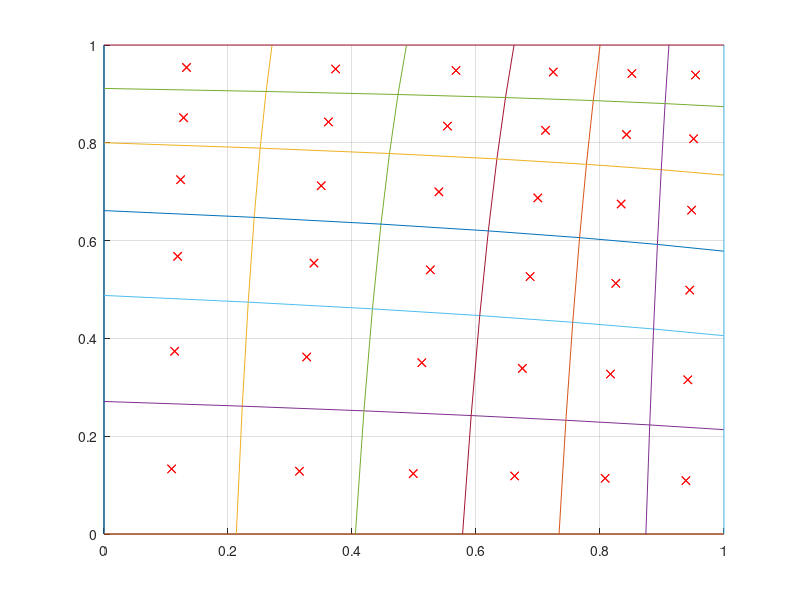

This chart was generated by the following MATLAB code:
clc
clear all
close all
%SOL=@(x,y) sin(pi*x)*sin(pi*y);
%MSOL=@(x,y) -2*pi^2*sin(pi*x)*sin(pi*y);
SOL=@(x,y) sin(pi/2*x)*cos(pi/2*y);
MSOL=@(x,y) -1*pi^2/2*sin(pi/2*x)*cos(pi/2*y);
DIF=1.0;
XMIN=0.0;
XMAX=1.0;
YMIN=0.0;
YMAX=1.0;
ALPHAX1=0.9;
ALPHAX2=0.8;
ALPHAY1=0.8;
ALPHAY2=0.9;
N=6; % KV's in einer Koordinatenrichtung, macht N^2 KV gesamt
NN=N*N;

% Randwerte
X = zeros(N+1);
for I=1:N+1
  X1 = XMIN + (ALPHAX1^(I-1)-1)/(ALPHAX1^N-1)*(XMAX-XMIN);
  X2 = XMIN + (ALPHAX2^(I-1)-1)/(ALPHAX2^N-1)*(XMAX-XMIN);
  X(I,:) = linspace(X1, X2, N+1);
end
% Interpolation


Y = zeros(N+1);
for I=1:N+1
  Y1 = YMIN + (ALPHAY1^(I-1)-1)/(ALPHAY1^N-1)*(YMAX-YMIN);
  Y2 = YMIN + (ALPHAY2^(I-1)-1)/(ALPHAY2^N-1)*(YMAX-YMIN);
  Y(:,I) = linspace(Y1,Y2,N+1);
end

% plot mesh
figure;
hold on;
grid on;
for I=1:N+1
  plot(X(I,:), Y(I,:));
  plot(X(:,I), Y(:,I));
end

% cell middle points
Xm=zeros(N);
for I=1:N
  for J=1:N
    XM(I,J) = (X(I,J)+X(I+1,J)+X(I,J+1)+X(I+1,J+1))/4;
  end
end
YM=zeros(N);
for I=1:N
  for J=1:N
    YM(I,J) = (Y(I,J)+Y(I+1,J)+Y(I,J+1)+Y(I+1,J+1))/4;
  end
end

for I=1:N
  plot(XM(I,:), YM(I,:),'rx');
  plot(XM(:,I), YM(:,I),'rx');
end

%NDIVS = 3;
%% N halbieren
%for j=1:NDIVS
%idx =1;
%X2=0;
%for i=1:length(X)+1
  %if mod(i, 2)==1
    %X2(idx)=X(i);
    %idx=idx+1;
  %end
%end
%X=X2;
%N=length(X)-1;
%end

%for j=1:NDIVS
%idx =1;
%Y2=0;
%for i=1:length(Y)+1
  %if mod(i, 2)==1
    %Y2(idx)=Y(i);
    %idx=idx+1;
  %end
%end
%Y=Y2;
%N=length(Y)-1;
%end
%NN=N*N;

%XC = (X(1:N)+X(2:N+1))/2;
%YC = (Y(1:N)+Y(2:N+1))/2;
%XCR = [XMIN, XC, XMAX];
%YCR = [YMIN, YC, YMAX];

%%%% ANALYTISCHE LÖSUNG
%TA = zeros(N, N);
%for I=1:N
  %for J=1:N
    %TA(I, J)=SOL(XC(I), YC(J));
  %end
%end

%figure(1)
%surf(XC, YC, TA');
%title('Analytische Loesung')
%xlabel('X')
%ylabel('Y')

%%%% FVM Lösung

%% Randbedingungen
%for I=1:N RBS(I)=SOL(XC(I), 0); end
%for I=1:N RBN(I)=SOL(XC(I), 1); end
%for I=1:N RBE(I)=SOL(1, YC(I)); end
%for I=1:N RBW(I)=SOL(0, YC(I)); end

%% Koeffizienten speichern
%AP = zeros(N);
%AE = zeros(N);
%AN = zeros(N);
%AW = zeros(N);
%AS = zeros(N);

%for I=1:N
  %for J=1:N
    %DX = X(I+1)-X(I);
    %DY = Y(J+1)-Y(J);

    %DXE = XCR(I+2)-XCR(I+1);
    %DXW = XCR(I+1)-XCR(I);

    %DYN = YCR(J+2)-YCR(J+1);
    %DYS = YCR(J+1)-YCR(J);

    %AE(I,J) = DIF*DY/DXE;
    %AW(I,J) = DIF*DY/DXW;
    %AN(I,J) = DIF*DX/DYN;
    %AS(I,J) = DIF*DX/DYS;

    %AP(I,J) = -AE(I,J)-AN(I,J)-AW(I,J)-AS(I,J);
  %end
%end

%% Gesamtgleichungssystem aufstellen
%A = zeros(NN);
%b = zeros(NN, 1);

%for J=1:N
  %for I=1:N
    %IDX = (J-1)*N + I;

    %DX = X(I+1)-X(I);
    %DY = Y(J+1)-Y(J);
    %b(IDX) = MSOL(XC(I),YC(J))*DX*DY;

    %% Hauptdiagonale
    %A(IDX, IDX) = AP(I,J);

    %% Westliche Nebendiagonale
    %if mod(IDX,N)==1
      %b(IDX) = b(IDX)-AW(I,J)*RBW(J);
    %else
      %A(IDX, IDX-1) = AW(I,J);
    %end

    %% Östliche Nebendiagonale
    %if mod(IDX,N)==0
      %b(IDX) = b(IDX)-AE(I,J)*RBE(J);
    %else
      %A(IDX, IDX+1) = AE(I,J);
    %end

    %% Nördliche Nebendiagonale
    %if IDX > NN-N
      %b(IDX) = b(IDX)-AN(I,J)*RBN(I);
    %else
      %A(IDX, IDX+N) = AN(I,J);
    %end

    %% Südliche Nebendiagonale
    %if IDX <= N
      %b(IDX) = b(IDX)-AS(I,J)*RBS(I);
    %else
      %A(IDX, IDX-N) = AS(I,J);
    %end
  %end
%end

%t=A\b;
%T=reshape(t,N,N);

%% mit Randwerten
%T2 = zeros(N+2);
%T2(2:N+1,2:N+1) = T;

%figure(2)
%surf(XC, YC, T');
%title('Numerische Loesung')
%xlabel('X')
%ylabel('Y')


%%%% Lösungsfehler berechnen
%SERR=0.0;
%ERR=zeros(N);
%for I=1:N
  %for J=1:N
    %ERR(I,J)=T(I, J)-TA(I, J);
    %SERR=SERR+ERR(I,J)^2;
  %end
%end
%SERR=sqrt(SERR/NN);

%figure(3)
%surf(XC, YC, ERR');
%title('Loesungsfehler')

%fprintf('Summierter Fehler %16.10e NN=%g\n', SERR, NN);

%%%% ORDNUNG  BESTIMMEN
%ERR5=6.5277704659e-02;
%ERR10=1.0773515741e-02;
%ERR20=2.2555829695e-03;
%ERR40=5.4229194964e-04;
%op=log((ERR5)/(ERR10))/log(2);
%fprintf('Ordnung des Verfahrens %16.10e \n',op  );
%op=log((ERR10)/(ERR20))/log(2);
%fprintf('Ordnung des Verfahrens %16.10e \n',op  );
%op=log((ERR20)/(ERR40))/log(2);
%fprintf('Ordnung des Verfahrens %16.10e \n',op  );



%%%% RESIDUUM BERECHNEN
%s=zeros(N);
%for I=1:N
  %for J=1:N
    %s(I, J)=SOL(XC(I), YC(J));
  %end
%end

%s=reshape(s, NN, 1);

%RES=A*s-b;

%RES2 = reshape(RES, N, N);

%figure(4)
%surf(XC, YC, RES2');

%xlabel('XC')
%ylabel('YC')
%zlabel('RES')
%title('Residuum')

%%%% Truncation Error berechnen

%% b ohne Randwerte
%TERR=zeros(N);
%b=zeros(N);
%for I=1:N
  %for J=1:N
    %DX = X(I+1)-X(I);
    %DY = Y(J+1)-Y(J);
    %b(I,J) = MSOL(XC(I),YC(J))*DX*DY;
  %end
%end

%for I=3:N-2
  %for J=3:N-2
    %% benötigte Werte zwischenspeichern
    %XEE=XCR(I+3);
    %XE=XCR(I+2);
    %XP=XCR(I+1);
    %XW=XCR(I);
    %XWW=XCR(I-1);
    %Xe=X(I+1);
    %Xee=X(I+2);
    %Xw=X(I);
    %Xww=X(I-1);

    %DX = Xe-Xw;

    %YNN=YCR(J+3);
    %YN=YCR(J+2);
    %YP=YCR(J+1);
    %YS=YCR(J);
    %YSS=YCR(J-1);
    %Yn=Y(J+1);
    %Ynn=Y(J+2);
    %Ys=Y(J);
    %Yss=Y(J-1);

    %DY = Yn-Ys;

    %fE=b(I+1,J);
    %fP=b(I,J);
    %fW=b(I-1,J);
    %fN=b(I,J+1);
    %fS=b(I,J-1);

    %TEE=T(I+2,J);
    %TE=T(I+1,J);
    %TP=T(I,J);
    %TW=T(I-1,J);
    %TWW=T(I-2,J);
    %TN=T(I,J+1);
    %TNN=T(I,J+2);
    %TS=T(I,J-1);
    %TSS=T(I,J-2);


    %DX = X(I+1)-X(I);
    %DY = Y(J+1)-Y(J);

    %% Source Term
    %TERRSO = 1/2*((fE-fP)/((XE-XP)*DX) - (fP-fW)/((XP-XW)*DX))...
           %* ((Xe-XP)^3 - (Xw-XP)^3)/3*DY...
          %+ 1/2*((fN-fP)/((YN-YP)*DY) - (fP-fS)/((YP-YS)*DY))...
           %* ((Yn-YP)^3 - (Ys-YP)^3)/3*DX;

    %TERRE = 1/(2*(XE-XP))*((TEE-TP)/(XEE-XP)-(TE-TW)/(XE-XW))...
      %* (((XP-Xe)^2-(XE-Xe)^2)/(XE-XP))...
      %+ (1/(Xee-Xe)*((TEE-TE)/(XEE-XE)-(TE-TP)/(XE-XP)) - 1/(Xe-Xw)*((TE-TP)/(XE-XP)-(TP-TW)/(XP-XW)))...
      %* 1/(6*(XE-XP))*(((XP-Xe)^3-(XE-Xe)^3)/(XE-XP));

    %TERRW = 1/(2*(XP-XW))*((TE-TW)/(XE-XW)-(TP-TWW)/(XP-XWW))...
      %* (((XW-Xw)^2-(XP-Xw)^2)/(XP-XW))...
      %+ (1/(Xe-Xw)*((TE-TP)/(XE-XP)-(TP-TW)/(XP-XW)) - 1/(Xw-Xww)*((TP-TW)/(XP-XW)-(TW-TWW)/(XW-XWW)))...
      %* 1/(6*(XP-XW))*(((XW-Xw)^3-(XP-Xw)^3)/(XP-XW));

    %TERRN = 1/(2*(YN-YP))*((TNN-TP)/(YNN-YP)-(TN-TS)/(YN-YS))...
      %* (((YP-Yn)^2-(YN-Yn)^2)/(YN-YP))...
      %+ (1/(Ynn-Yn)*((TNN-TN)/(YNN-YN)-(TN-TP)/(YN-YP)) - 1/(Yn-Ys)*((TN-TP)/(YN-YP)-(TP-TS)/(YP-YS)))...
      %* 1/(6*(YN-YP))*(((YP-Yn)^3-(YN-Yn)^3)/(YN-YP));

    %TERRS = 1/(2*(YP-YS))*((TN-TS)/(YN-YS)-(TP-TSS)/(YP-YSS))...
      %* (((YS-Ys)^2-(YP-Ys)^2)/(YP-YS))...
      %+ (1/(Yn-Ys)*((TN-TP)/(YN-YP)-(TP-TS)/(YP-YS)) - 1/(Ys-Yss)*((TP-TS)/(YP-YS)-(TS-TSS)/(YS-YSS)))...
      %* 1/(6*(YP-YS))*(((YS-Ys)^3-(YP-Ys)^3)/(YP-YS));

    %TERR(I,J) = TERRSO - TERRE + TERRW - TERRN + TERRS;
  %end
%end

%figure(5)

%surf(XC, YC, TERR');
%title('TE');


%RESTE = RES2-TERR;
%figure(6)
%surf(XC(3:N-2), YC(3:N-2), RESTE(3:N-2, 3:N-2)');
%title('RES-TE');
